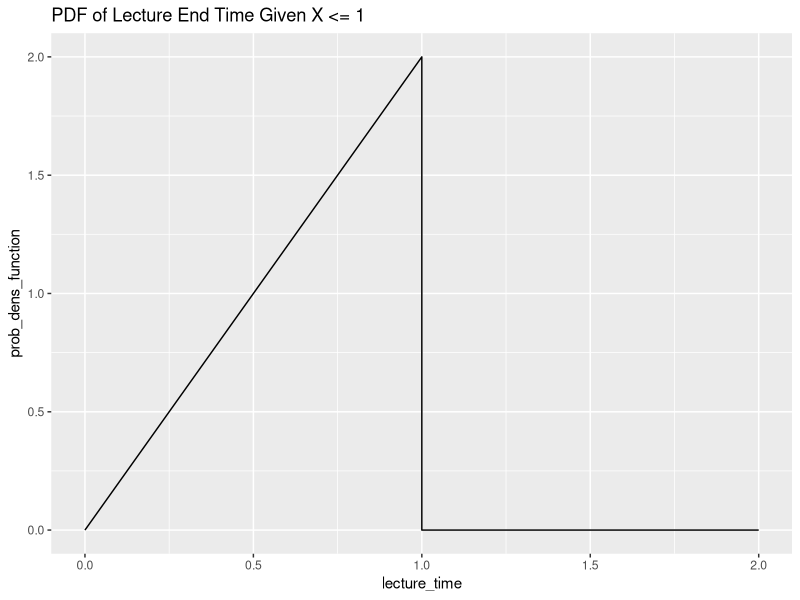

Write the R code that produced this figure.
## ---- chunk 1
library(ggplot2)

lecture_time = c(0,1,1,2)
prob_dens_function = c(0,2,0 , 0)

df = data.frame(x = lecture_time, f_x = prob_dens_function)

ggplot(data=df, aes(x=lecture_time, y=prob_dens_function, group = 1)) + 
  geom_line() +
  ggtitle("PDF of Lecture End Time Given X <= 1")
